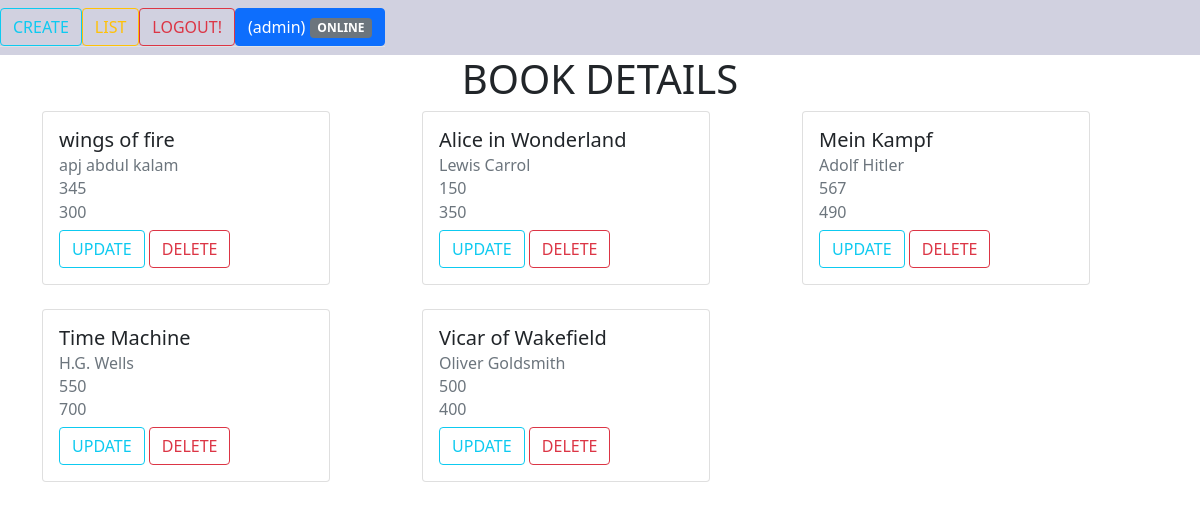
The app's page /book/list (signed in) with its own data.
### book/models.py (models this page shows, shortened)
class Book(models.Model):
    Book_name=models.CharField(max_length=20)
    Author = models.CharField(max_length=20)
    Pages = models.CharField(max_length=20)
    Price = models.CharField(max_length=20)

### book/views.py (the view)
# urls.py: path("list",list_all_book,name="listbook"),
def list_all_book(request):
    books=Book.objects.all()
    context={}
    context["books"]=books
    return render(request,"book/listallbooks.html",context)

### book/templates/book/listallbooks.html
<!DOCTYPE html>
{%extends 'book/home.html'%}
{%block body_block%}
<h1 align="CENTER">BOOK DETAILS</h1>
<div class="container">
    <div class="row">
            {%for book in books%}
        <div class="col-4 mb-4">
            <div class="card" style="width: 18rem;">
                <div class="card-body">
                    <h5 class="card-title">{{book.Book_name}}</h5>
                    <h6 class="card-subtitle mb-2 text-muted">{{book.Author}}</h6>
                    <h6 class="card-subtitle mb-2 text-muted">{{book.Pages}}</h6>
                    <h6 class="card-subtitle mb-2 text-muted">{{book.Price}}</h6>
                    <a href="{%url 'update' book.id%}" class="btn btn-outline-info">UPDATE</a>
                    <a href="{%url 'delete' book.id%}" class="btn btn-outline-danger">DELETE</a>
                </div>
            </div>
        </div>
            {% endfor %}
    </div>
</div>
{%endblock%}

### book/templates/book/home.html (shortened to what this page needs)
<!DOCTYPE html>
<html lang="en">
<head>
<link href="https://cdn.jsdelivr.net/npm/bootstrap@5.0.1/dist/css/bootstrap.min.css" rel="stylesheet">
</head>
<body>
<nav class="navbar navbar-light" style="background-color: #d1d1e0;">
<ul class="nav nav-tabs">
  <li class="nav-item">
    <a class="btn btn-outline-info" href="{%url 'create'%}">CREATE</a>
  </li>
  <li class="nav-item">
    <a class="btn btn-outline-warning" href="{%url 'listbook'%}">LIST</a>
  </li>
  <li class="nav-item">
    <a class="btn btn-outline-danger" href="{%url 'logoutview'%}">LOGOUT!</a>
  </li>
<button type="button" class="btn btn-primary">
  ({{request.user}}) <span class="badge bg-secondary"> ONLINE</span>
</button>
</ul>
  </nav>
{%block body_block%}
{%endblock%}
</body>
</html>

### records on screen
Book: Book_name "wings of fire", Author "apj abdul kalam", Pages "345", Price "300"
Book: Book_name "Alice in Wonderland", Author "Lewis Carrol", Pages "150", Price "350"
Book: Book_name "Mein Kampf", Author "Adolf Hitler", Pages "567", Price "490"
Book: Book_name "Time Machine", Author "H.G. Wells", Pages "550", Price "700"
Book: Book_name "Vicar of Wakefield", Author "Oliver Goldsmith", Pages "500", Price "400"

### other values on screen
{{ request.user }} "admin"
